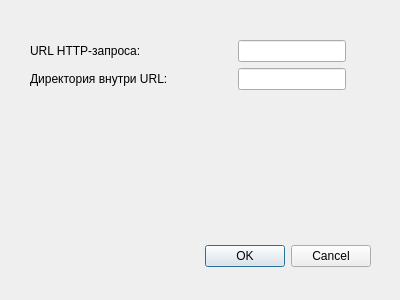
<?xml version="1.0" encoding="UTF-8"?>
<ui version="4.0">
 <class>Dialog</class>
 <widget class="QDialog" name="Dialog">
  <property name="windowModality">
   <enum>Qt::WindowModal</enum>
  </property>
  <property name="geometry">
   <rect>
    <x>0</x>
    <y>0</y>
    <width>400</width>
    <height>300</height>
   </rect>
  </property>
  <property name="minimumSize">
   <size>
    <width>400</width>
    <height>300</height>
   </size>
  </property>
  <property name="maximumSize">
   <size>
    <width>400</width>
    <height>300</height>
   </size>
  </property>
  <property name="windowTitle">
   <string>Настройки</string>
  </property>
  <widget class="QDialogButtonBox" name="buttonBox">
   <property name="geometry">
    <rect>
     <x>30</x>
     <y>240</y>
     <width>341</width>
     <height>32</height>
    </rect>
   </property>
   <property name="orientation">
    <enum>Qt::Horizontal</enum>
   </property>
   <property name="standardButtons">
    <set>QDialogButtonBox::Cancel|QDialogButtonBox::Ok</set>
   </property>
  </widget>
  <widget class="QWidget" name="">
   <property name="geometry">
    <rect>
     <x>30</x>
     <y>40</y>
     <width>316</width>
     <height>52</height>
    </rect>
   </property>
   <layout class="QVBoxLayout" name="verticalLayout">
    <item>
     <layout class="QHBoxLayout" name="horizontalLayout">
      <item>
       <widget class="QLabel" name="label">
        <property name="text">
         <string>URL HTTP-запроса:</string>
        </property>
       </widget>
      </item>
      <item>
       <spacer name="horizontalSpacer">
        <property name="orientation">
         <enum>Qt::Horizontal</enum>
        </property>
        <property name="sizeHint" stdset="0">
         <size>
          <width>40</width>
          <height>20</height>
         </size>
        </property>
       </spacer>
      </item>
      <item>
       <widget class="QLineEdit" name="line_URL"/>
      </item>
     </layout>
    </item>
    <item>
     <layout class="QHBoxLayout" name="horizontalLayout_2">
      <item>
       <widget class="QLabel" name="label_2">
        <property name="text">
         <string>Директория внутри URL:</string>
        </property>
       </widget>
      </item>
      <item>
       <spacer name="horizontalSpacer_2">
        <property name="orientation">
         <enum>Qt::Horizontal</enum>
        </property>
        <property name="sizeHint" stdset="0">
         <size>
          <width>40</width>
          <height>20</height>
         </size>
        </property>
       </spacer>
      </item>
      <item>
       <widget class="QLineEdit" name="line_subUrl"/>
      </item>
     </layout>
    </item>
   </layout>
  </widget>
 </widget>
 <resources/>
 <connections>
  <connection>
   <sender>buttonBox</sender>
   <signal>accepted()</signal>
   <receiver>Dialog</receiver>
   <slot>accept()</slot>
   <hints>
    <hint type="sourcelabel">
     <x>248</x>
     <y>254</y>
    </hint>
    <hint type="destinationlabel">
     <x>157</x>
     <y>274</y>
    </hint>
   </hints>
  </connection>
  <connection>
   <sender>buttonBox</sender>
   <signal>rejected()</signal>
   <receiver>Dialog</receiver>
   <slot>reject()</slot>
   <hints>
    <hint type="sourcelabel">
     <x>316</x>
     <y>260</y>
    </hint>
    <hint type="destinationlabel">
     <x>286</x>
     <y>274</y>
    </hint>
   </hints>
  </connection>
 </connections>
</ui>
